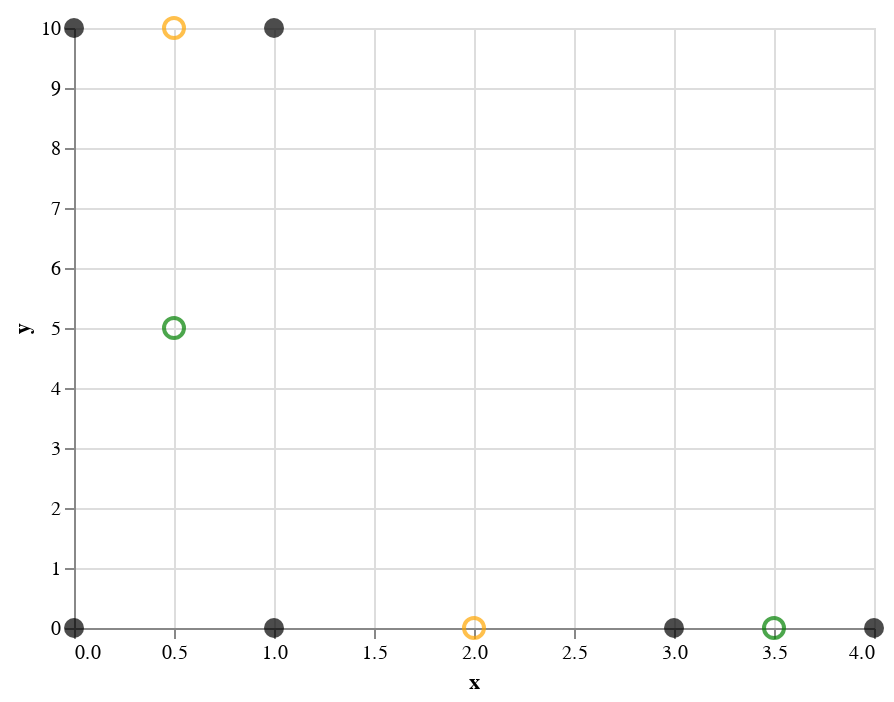

Source (notebook cell):
### Markdown cell above
We compute the centroid again. For Cluster 1 it is $(2,0)$ and for Cluster 2 it is $(0.5,10)$.

### Code cell
round2 = pd.DataFrame({"x":[0.5,2],"y":[10,0]})
average2 = alt.Chart(round2).mark_point(size = 100, color = "orange").encode(
    x = "x",
    y = "y"
)

datapoints+average1+average2

### Figure 1 — Vega-Lite specification as saved in the notebook (floating-point values rounded to 4 significant figures)
{"config": {"view": {"continuousWidth": 400, "continuousHeight": 300}}, "layer": [{"data": {"name": "data-94131af95bdb0397aa4e973f5f50880e"}, "mark": {"type": "circle", "color": "black", "size": 100}, "encoding": {"x": {"field": "x", "type": "quantitative"}, "y": {"field": "y", "type": "quantitative"}}}, {"data": {"name": "data-1aad7ad9f5ded75a32aa52cba1158594"}, "mark": {"type": "point", "color": "green", "size": 100}, "encoding": {"x": {"field": "x", "type": "quantitative"}, "y": {"field": "y", "type": "quantitative"}}}, {"data": {"name": "data-b7185365ff0cff8667390d320e1773e2"}, "mark": {"type": "point", "color": "orange", "size": 100}, "encoding": {"x": {"field": "x", "type": "quantitative"}, "y": {"field": "y", "type": "quantitative"}}}], "$schema": "https://vega.github.io/schema/vega-lite/v4.17.0.json", "datasets": {"data-94131af95bdb0397aa4e973f5f50880e": [{"x": 0, "y": 0}, {"x": 0, "y": 10}, {"x": 1, "y": 0}, {"x": 1, "y": 10}, {"x": 3, "y": 0}, {"x": 4, "y": 0}], "data-1aad7ad9f5ded75a32aa52cba1158594": [{"x": 3.5, "y": 0}, {"x": 0.5, "y": 5}], "data-b7185365ff0cff8667390d320e1773e2": [{"x": 0.5, "y": 10}, {"x": 2.0, "y": 0}]}}
